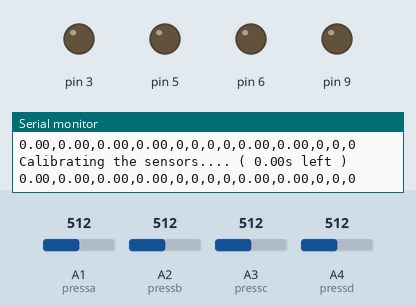
Simulated run of this sketch. Board: Arduino Uno, built with avr-gcc and run on an emulated ATmega328P. Shown: output pins drawn as LEDs (lit = HIGH), the last lines printed to the serial monitor. The test bench sets the inputs (shaded band); at power-on: A1 (pressa) = 512, A2 (pressb) = 512, A3 (pressc) = 512, A4 (pressd) = 512.

Above: at 1.2 s.
1.3 s: A1 (pressa) set to 716
At 3.0 s:
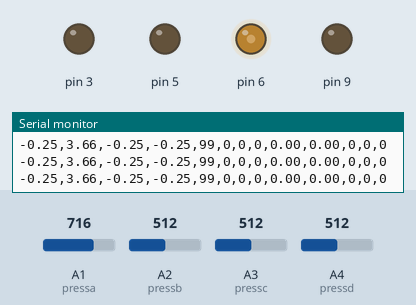
3.5 s: A2 (pressb) set to 716
At 3.9 s:
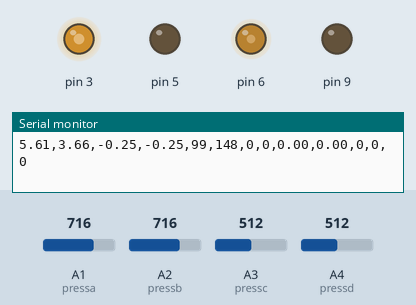
5.0 s: A3 (pressc) set to 716
At 6.2 s:
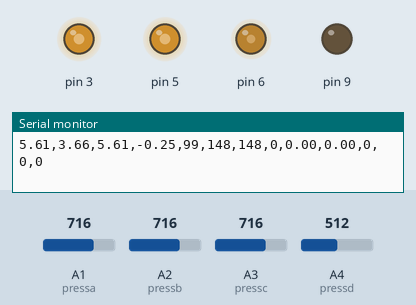
6.5 s: A4 (pressd) set to 716
At 7.7 s:
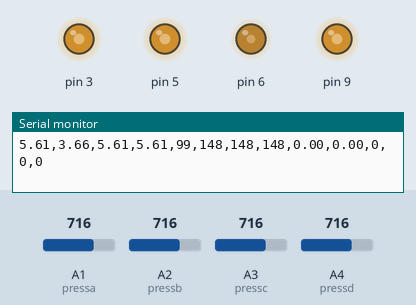
8.0 s: A1 (pressa) set to 992
At 8.7 s:
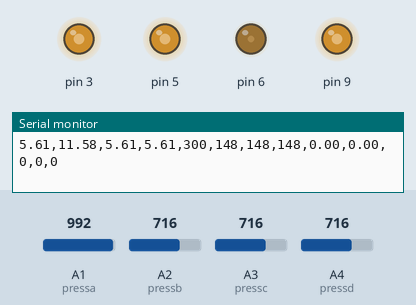
9.5 s: A2 (pressb) set to 992
At 10.4 s:
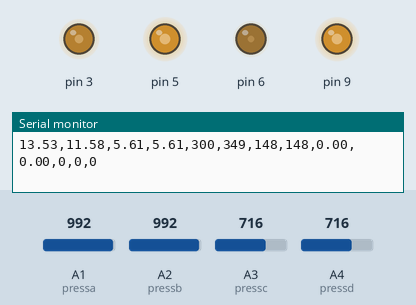
Timing chart, 0 to 12.0 s (numbered marks = the images above; inputs shaded):
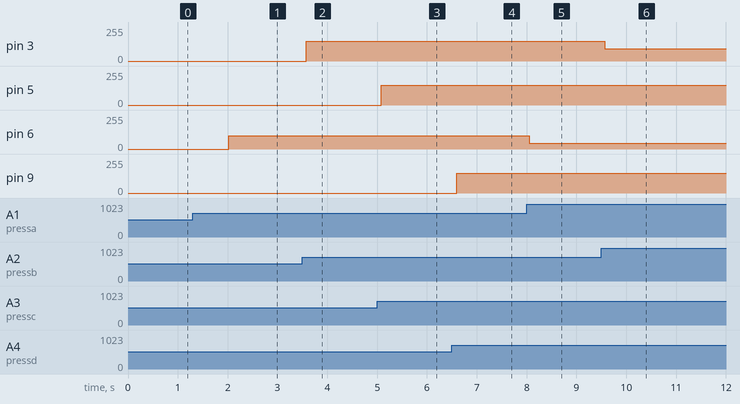

Measured:
- after the input at 1.3 s, pin 6: 0/255 → 99/255 after 0.72 s
- after the input at 3.5 s, pin 3: 0/255 → 148/255 after 0.08 s
- after the input at 5.0 s, pin 5: 0/255 → 148/255 after 0.09 s
- after the input at 6.5 s, pin 9: 0/255 → 148/255 after 0.09 s
- after the input at 8.0 s, pin 6: 99/255 → 44/255 after 0.05 s
- after the input at 9.5 s, pin 3: 148/255 → 93/255 after 0.06 s

The sketch:

prova_2_tesi.ino
```cpp
// Code used to program the Arduino prototype

//Variables for Finger Force
int pressa=A1, pressb=A2, pressc=A3, pressd=A4;   // It has been firstly considered the 4 most significative values of force

// Sensor 1
int Indicerimappato;
float indice, indicetot, forzaindice;

// Sensor 2
int Pollicerimappato;
float pollice, pollicetot, forzapollice;

// Sensor 3
int Mediorimappato;
float medio, mediotot, forzamedio;

// Sensor 4
int Arcorimappato;
float arcotot, arco, forzaarco;

// General

int cont, DirezioneNS=0, DirezioneEO=0, Movimento=0;
float remainingtime, accelx, accely;


void setup() {
  // initialize the serial communication:
  Serial.begin(19200);
  //Setting up the ports for analog signals reading
  pinMode(pressa, INPUT);
  pinMode(pressb, INPUT);
  pinMode(pressc, INPUT);
  pinMode(pressd, INPUT);

  //LED controls
  pinMode(3, OUTPUT);
  pinMode(5, OUTPUT);
  pinMode(6, OUTPUT);
  pinMode(9, OUTPUT);

}

void loop() {

// Finger presssure read --> For sensors position reference see the pic of the glove
indice = analogRead(pressa);
pollice = analogRead(pressb);
medio = analogRead(pressc);
arco = analogRead(pressd);
delay(50);

// Calibration of the sensors for the first two seconds after turning ON (to correct OFFSET)
if (millis() < 2000)
{
    indicetot = indicetot + indice;
    mediotot = medio + mediotot;
    pollicetot = pollice + pollicetot;
    arcotot= arco + arcotot;
    remainingtime= (2000-millis())/1000;
    Serial.print("Calibrating the sensors....");
    Serial.print(" ( ");
    Serial.print(remainingtime);
    Serial.print("s left ) ");
    Serial.println("    ");
    cont++;
}
else {

//Correction of the values
indice = indice - indicetot / cont;
if (indice < 0)
{
  indice = 0;
}
medio = medio - mediotot / cont;
if (medio < 0)
{
  medio = 0;
}
pollice = pollice - pollicetot / cont;
if (pollice < 0)
{
  pollice = 0;
}
arco = arco - arcotot / cont;
if (arco < 0)
{
  arco = 0;
}

// Force value mapping on 255 levels RGB scale to control the lightness of the LEDs
Indicerimappato = map(indice, 0, 350, 0, 255);
Pollicerimappato = map(pollice, 0, 350, 0, 255);
Mediorimappato = map(medio, 0, 350, 0, 255);
Arcorimappato = map(arco, 0, 350, 0, 255);

//Serial.print("INDICE =  ");
//Serial.println(indice);
//Serial.print("POLLICE =  ");
//Serial.println(pollice);
//Serial.print("MEDIO =  ");
//Serial.println(medio);
//Serial.print("ARCO =  ");
//Serial.println(arco);

//Force calculation for the different sensors

forzaindice = ((indice/0.3418)-25.161)*(9.81/1000);
forzapollice = ((pollice/0.3418)-25.161)*(9.81/1000);
forzamedio = ((medio/0.3418)-25.161)*(9.81/1000);
forzaarco = ((arco/0.3418)-25.161)*(9.81/1000);

//LEDs turning ON proportionally to the applied force
analogWrite (6, Indicerimappato);
analogWrite (3, Pollicerimappato);
analogWrite (5, Mediorimappato);
analogWrite (9, Arcorimappato);


}

  Serial.print(forzapollice);
  Serial.write(',');
  Serial.print(forzaindice);
  Serial.write(',');
  Serial.print(forzamedio);
  Serial.write(',');
  Serial.print(forzaarco);
  Serial.write(',');
  Serial.print(Indicerimappato);
  Serial.write(',');
  Serial.print(Pollicerimappato);
  Serial.write(',');
  Serial.print(Mediorimappato);
  Serial.write(',');
  Serial.print(Arcorimappato);
  Serial.write(',');

  // This data will be added if the MPU will be added
  Serial.print(accelx);
  Serial.write(',');
  Serial.print(accely);
  Serial.write(',');
  Serial.print(DirezioneEO);
  Serial.write(',');
  Serial.print(DirezioneNS);
  Serial.write(',');
  Serial.println(Movimento);

 }
```
